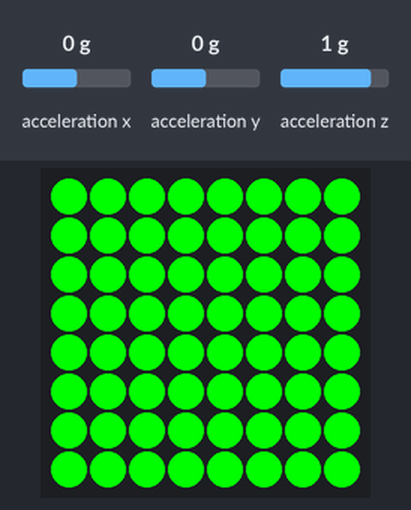
Bench run of a program on a simulated Raspberry Pi (BCM pin numbers) with a Sense HAT. On the bench: the Sense HAT's 8×8 RGB LED matrix. The test bench sets the inputs (shaded band); at power-on: acceleration x 0 g, acceleration y 0 g, acceleration z 1 g.

Above: at 0.1 s.

The program:

shakey.py
```python
from sense_hat import SenseHat
import time

GREEN = (0, 255, 0)  # RGB for green
RED = (255, 0, 0)    # RGB for red

# Initialise Sense HAT
sense = SenseHat()
sense.clear(GREEN)  # Start with green color

# Define threshold for shake detection
SHAKE_THRESHOLD = 1.5  # Adjust as needed for sensitivity

def is_shaken():
    # Get raw accelerometer data
    shaken=False
    accel = sense.get_accelerometer_raw()
    x = abs(accel['x'])
    y = abs(accel['y'])
    z = abs(accel['z'])

    if x > SHAKE_THRESHOLD or y > SHAKE_THRESHOLD or z > SHAKE_THRESHOLD:
        shaken=True
    # Check if the acceleration exceeds the shake threshold on any axis
    return shaken

if __name__ == "__main__":
    while True:
        if is_shaken():
            print("Shakey shakey")
            sense.clear(RED)  # Set LEDs to red
            time.sleep(1)  # Keep red for a second
            sense.clear(GREEN)  # Reset back to green

        # Short delay to prevent high CPU usage
        time.sleep(0.1)
```
